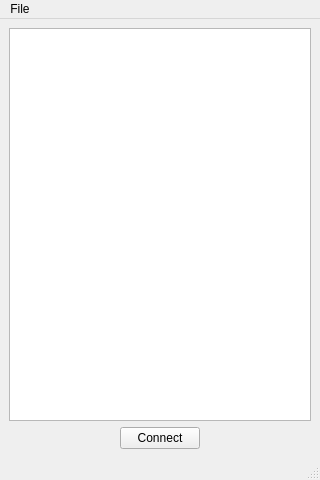
<?xml version="1.0" encoding="UTF-8"?>
<ui version="4.0">
 <class>MainWindow</class>
 <widget class="QMainWindow" name="MainWindow">
  <property name="geometry">
   <rect>
    <x>0</x>
    <y>0</y>
    <width>320</width>
    <height>480</height>
   </rect>
  </property>
  <property name="sizePolicy">
   <sizepolicy hsizetype="Fixed" vsizetype="Fixed">
    <horstretch>0</horstretch>
    <verstretch>0</verstretch>
   </sizepolicy>
  </property>
  <property name="windowTitle">
   <string>MainWindow</string>
  </property>
  <widget class="QWidget" name="centralwidget">
   <layout class="QVBoxLayout" name="verticalLayout">
    <item>
     <widget class="QListView" name="listView"/>
    </item>
    <item>
     <layout class="QHBoxLayout" name="horizontalLayout">
      <item>
       <spacer name="horizontalSpacer">
        <property name="orientation">
         <enum>Qt::Orientation::Horizontal</enum>
        </property>
        <property name="sizeHint" stdset="0">
         <size>
          <width>40</width>
          <height>20</height>
         </size>
        </property>
       </spacer>
      </item>
      <item>
       <widget class="QPushButton" name="button_connect">
        <property name="text">
         <string>Connect</string>
        </property>
       </widget>
      </item>
      <item>
       <spacer name="horizontalSpacer_2">
        <property name="orientation">
         <enum>Qt::Orientation::Horizontal</enum>
        </property>
        <property name="sizeHint" stdset="0">
         <size>
          <width>40</width>
          <height>20</height>
         </size>
        </property>
       </spacer>
      </item>
     </layout>
    </item>
   </layout>
  </widget>
  <widget class="QMenuBar" name="menubar">
   <property name="geometry">
    <rect>
     <x>0</x>
     <y>0</y>
     <width>320</width>
     <height>23</height>
    </rect>
   </property>
   <widget class="QMenu" name="menu_file">
    <property name="title">
     <string>File</string>
    </property>
    <addaction name="action_import_config"/>
    <addaction name="separator"/>
    <addaction name="action_close"/>
   </widget>
   <addaction name="menu_file"/>
  </widget>
  <widget class="QStatusBar" name="statusbar"/>
  <action name="action_import_config">
   <property name="text">
    <string>Import config</string>
   </property>
  </action>
  <action name="action_close">
   <property name="text">
    <string>Close</string>
   </property>
  </action>
 </widget>
 <resources/>
 <connections/>
</ui>
